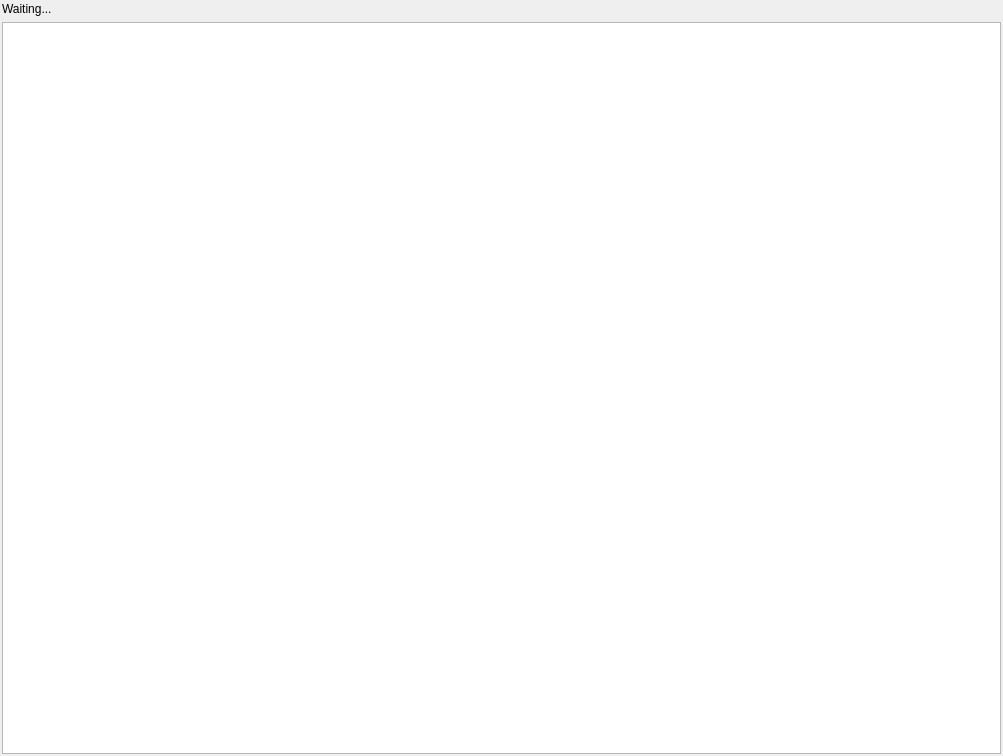
<?xml version="1.0" encoding="UTF-8"?>
<ui version="4.0">
 <class>DialogStream</class>
 <widget class="QDialog" name="DialogStream">
  <property name="geometry">
   <rect>
    <x>0</x>
    <y>0</y>
    <width>1003</width>
    <height>756</height>
   </rect>
  </property>
  <property name="windowTitle">
   <string>Display</string>
  </property>
  <layout class="QVBoxLayout" name="verticalLayout_2">
   <property name="leftMargin">
    <number>2</number>
   </property>
   <property name="topMargin">
    <number>2</number>
   </property>
   <property name="rightMargin">
    <number>2</number>
   </property>
   <property name="bottomMargin">
    <number>2</number>
   </property>
   <item>
    <layout class="QVBoxLayout" name="verticalLayout">
     <item>
      <widget class="QLabel" name="lblInfo">
       <property name="text">
        <string>Waiting...</string>
       </property>
      </widget>
     </item>
     <item>
      <widget class="QEldViewer" name="imgWidget"/>
     </item>
    </layout>
   </item>
  </layout>
 </widget>
 <customwidgets>
  <customwidget>
   <class>QEldViewer</class>
   <extends>QGraphicsView</extends>
   <header>Stream/qEldViewer.h</header>
  </customwidget>
 </customwidgets>
 <resources/>
 <connections/>
</ui>
